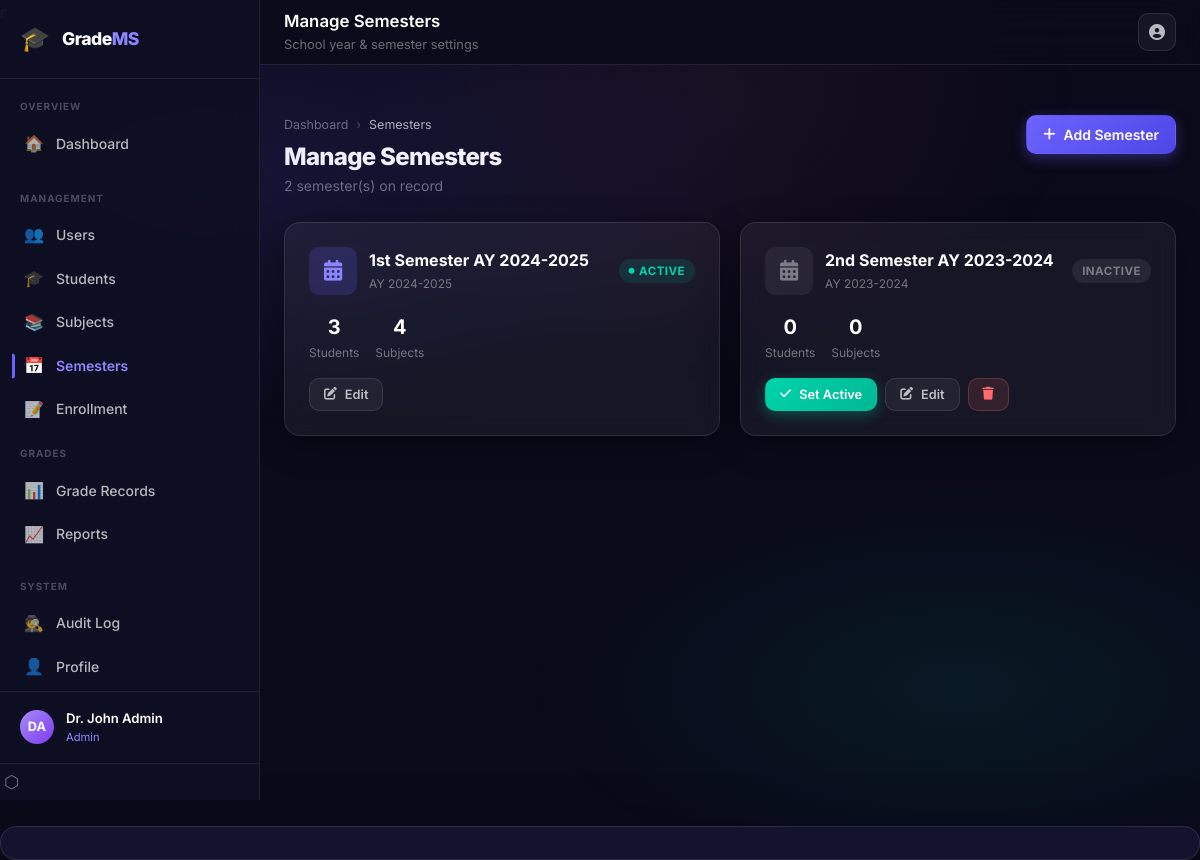
The page /admin/manage_semesters.php (signed in) on the database its author committed.
### tables this page shows
CREATE TABLE IF NOT EXISTS semesters (
  id             INT UNSIGNED AUTO_INCREMENT PRIMARY KEY,
  name           VARCHAR(50)                           NOT NULL DEFAULT '',
  school_year    VARCHAR(20)                           NOT NULL,
  semester       ENUM('1st Semester','2nd Semester','Summer') NOT NULL DEFAULT '1st Semester',
  is_active      TINYINT(1)                            NOT NULL DEFAULT 0,
  start_date     DATE                                  DEFAULT NULL,
  end_date       DATE                                  DEFAULT NULL,
  grade_deadline DATE                                  DEFAULT NULL,
  created_at     DATETIME                              NOT NULL DEFAULT CURRENT_TIMESTAMP,
  UNIQUE KEY uq_sem (school_year, semester)
);

### admin/manage_semesters.php (the view, shortened to what this page needs)
<?php
$db      = DB::getInstance();
$semesters = $db->query(
    "SELECT s.*,
            COUNT(DISTINCT e.student_id) AS enrolled_students,
            COUNT(DISTINCT e.subject_id) AS active_subjects
     FROM   semesters s
     LEFT JOIN enrollments e ON e.semester_id = s.id
     GROUP  BY s.id
     ORDER  BY s.school_year DESC, s.id DESC"
)->fetchAll(PDO::FETCH_ASSOC);
include '../shared/header.php';
?>
<div class="main-content">
  <div class="topbar">
    <div class="topbar-left">
      <div>
        <div class="topbar-title">Manage Semesters</div>
        <div class="topbar-subtitle">School year & semester settings</div>
      </div>
    </div>
    <div class="topbar-right">
      <div class="dropdown">
        <button class="topbar-btn" id="user-menu-btn">
          <i class="fas fa-user-circle"></i>
        </button>
      </div>
    </div>
  </div>
  <div class="page-content">
    <div class="page-header">
      <div class="page-header-left">
        <div class="breadcrumb">
          <div class="breadcrumb-item">
            <a href="dashboard.php">Dashboard</a>
          </div>
          <span class="breadcrumb-separator">›</span>
          <div class="breadcrumb-item active">Semesters</div>
        </div>
        <h1>Manage Semesters</h1>
        <p><?= count($semesters) ?> semester(s) on record</p>
      </div>
      <div class="page-header-right">
        <button class="btn btn-primary"
                onclick="Modal.open('create-semester-modal')">
          <i class="fas fa-plus"></i> Add Semester
        </button>
      </div>
    </div>
    <div class="grid-auto-2 stagger-children">
      <?php foreach ($semesters as $sem): ?>
        <div class="glass-card">
          <div class="glass-card-body">
            <div class="d-flex align-center justify-between mb-4">
              <div class="d-flex align-center gap-3">
                <div class="stat-icon <?= $sem['is_active'] ? 'primary' : 'muted' ?>"
                     style="<?= !$sem['is_active'] ? 'background:rgba(255,255,255,0.06);color:var(--text-muted)' : '' ?>">
                  <i class="fas fa-calendar-alt"></i>
                </div>
                <div>
                  <div class="font-bold text-primary">
                    <?= htmlspecialchars($sem['name']) ?>
                  </div>
                  <div class="text-xs text-muted">
                    <?= htmlspecialchars($sem['school_year']) ?>
                  </div>
                </div>
              </div>
              <?php if ($sem['is_active']): ?>
                <span class="badge badge-success">
                  <i class="fas fa-circle" style="font-size:6px"></i>
                  Active
                </span>
              <?php else: ?>
                <span class="badge badge-muted">Inactive</span>
              <?php endif; ?>
            </div>
            <div class="d-flex gap-4 mb-4">
              <div class="text-center">
                <div class="font-bold text-xl text-primary">
                  <?= $sem['enrolled_students'] ?>
                </div>
                <div class="text-xs text-muted">Students</div>
              </div>
              <div class="text-center">
                <div class="font-bold text-xl text-primary">
                  <?= $sem['active_subjects'] ?>
                </div>
                <div class="text-xs text-muted">Subjects</div>
              </div>
            </div>
            <div class="d-flex gap-2">
              <?php if (!$sem['is_active']): ?>
                <form method="POST" style="display:inline">
                  <button type="submit" class="btn btn-success btn-sm">
                    <i class="fas fa-check"></i> Set Active
                  </button>
                </form>
              <?php endif; ?>
              <button class="btn btn-secondary btn-sm"
                      onclick="openEditSemester(<?= htmlspecialchars(json_encode($sem)) ?>)">
                <i class="fas fa-edit"></i> Edit
              </button>
              <?php if (!$sem['is_active']): ?>
                <button class="btn btn-ghost-danger btn-sm"
                        onclick="confirmDeleteSemester(<?= $sem['id'] ?>, '<?= htmlspecialchars($sem['name']) ?>')">
                  <i class="fas fa-trash"></i>
                </button>
              <?php endif; ?>
            </div>
          </div>
        </div>
      <?php endforeach; ?>
    </div>
  </div>
</div>
<?php include '../shared/footer.php'; ?>

### rows shown on the page
semesters: name "1st Semester AY 2024-2025", school_year "AY 2024-2025", is_active 1 (drawn), enrolled_students "3", active_subjects "4"
semesters: name "2nd Semester AY 2023-2024", school_year "AY 2023-2024", is_active "INACTIVE", enrolled_students "0", active_subjects "0"

### other values the page prints
$section['label'] "OVERVIEW"
$item['icon'] "🏠"
$item['text'] "Dashboard"
$section['label'] "MANAGEMENT"
$item['icon'] "👥"
$item['text'] "Users"
$item['icon'] "🎓"
$item['text'] "Students"
$item['icon'] "📚"
$item['text'] "Subjects"
$item['icon'] "📅"
$item['text'] "Semesters"
$item['icon'] "📝"
$item['text'] "Enrollment"
$section['label'] "GRADES"
